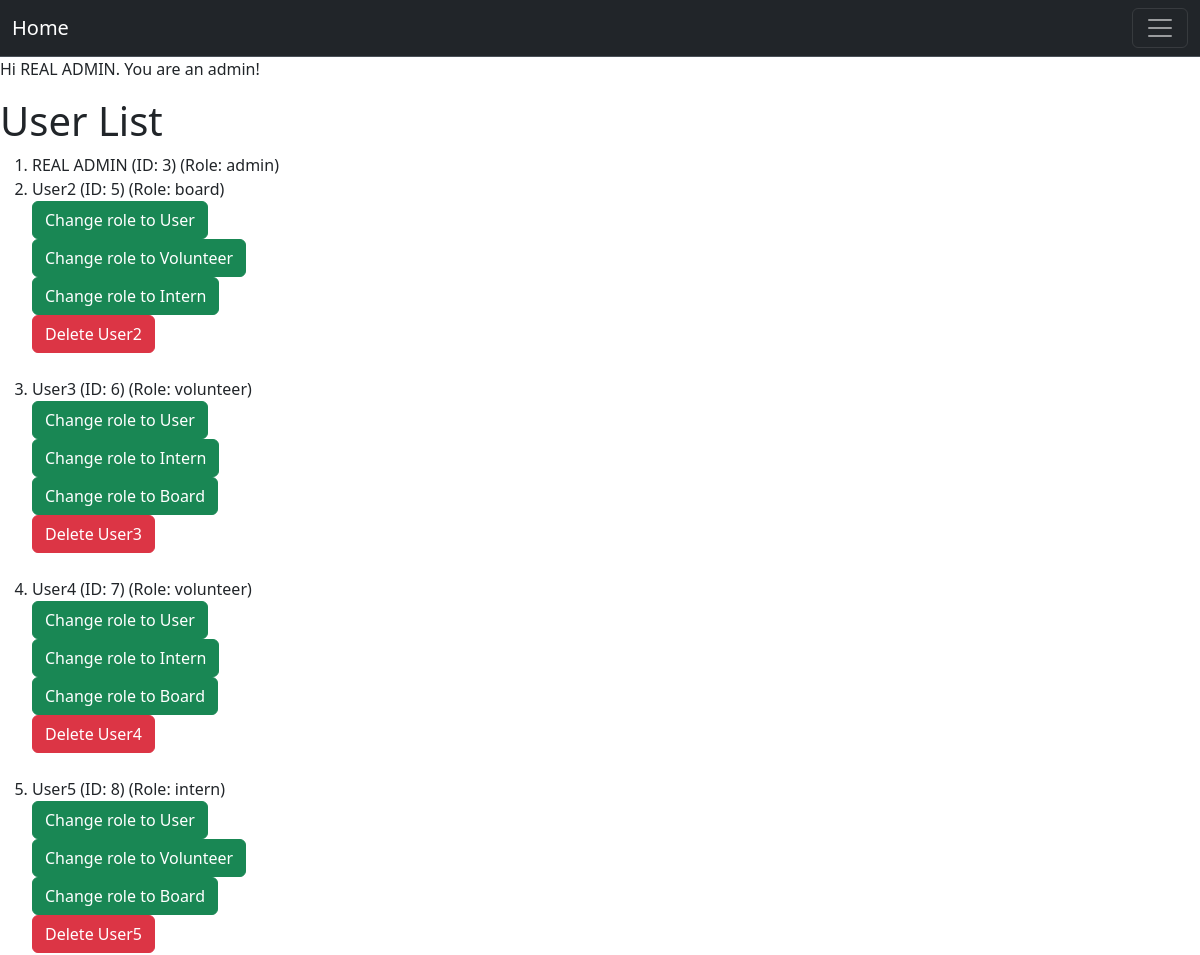
Page /admin/dashboard (signed in, upper part) on the earlier database version.
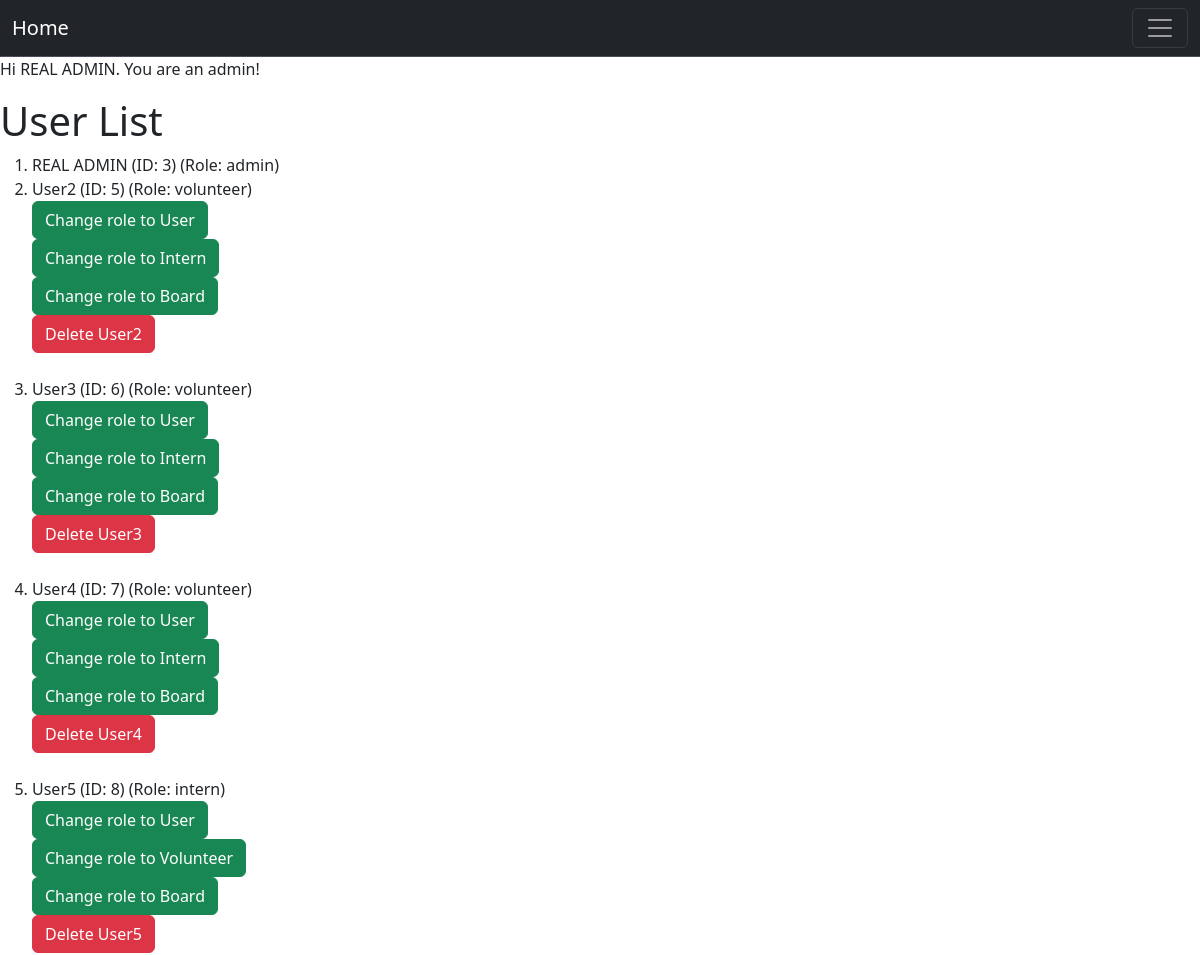
Same page on the later database version.
### project/models.py (models this page shows, shortened)
class User(db.Model, UserMixin):
    __tablename__ = 'users'
    id: Mapped[int] = mapped_column(primary_key=True)
    name: Mapped[str] = mapped_column()
    email: Mapped[str] = mapped_column(unique=True)
    password_hash: Mapped[str] = mapped_column(db.String(128))
    role: Mapped[str] = mapped_column(default="user")  # "user", "volunteer", " intern", "board"
    hours: Mapped[List["Hours"]] = relationship("Hours", back_populates="user", cascade="all, delete-orphan")
    documents: Mapped[List["Document"]] = relationship("Document", back_populates="user", cascade="all, delete-orphan")

### app.py (the view)
@app.route("/admin/dashboard")
@login_required
@permission_required('admin')
def admin_dashboard():
    user = User.query.all()  # Get all users
    return render_template("admin_home.html", user = user)

### project/models.py (called while the page is built)
@login_manager.user_loader
def load_user(user_id):
    return User.query.get(user_id)

### project/templates/admin_home.html (shortened to what this page needs)
{% extends "base.html" %}
{% block content %}
<div class="jumbotron">
  {% if current_user.is_authenticated %}
    <p>Hi {{ current_user.name }}. You are an admin!</p>
  {% else %}
    <p>Please login or register!</p>
  {% endif %}
</div>
<h1>User List</h1>
  {% if user %}
    <ol>
      {% for user in user %}
      <li>
        {{ user.name }}
        <span class="id">(ID: {{ user.id }})</span>
        <span class="role">(Role: {{ user.role }})</span>
        {% if user.role != "admin" %}
            {% for role_choice in ['user', 'volunteer', 'intern', 'board'] %}
            {% if (user.role != role_choice) %}
                <form action="{{ url_for('upgrade_user') }}" method="post">
                <button type="submit" class="btn btn-success">Change role to {{ role_choice|capitalize }}</button>
                </form>
            {% endif %}
            {% endfor %}
            <form action="{{ url_for('delete_user') }}" method="post">
                <button type="submit" class="btn btn-danger">Delete {{ user.name }}</button>
            </form>
            <br>
        </li>
        {% endif %}
      {% endfor %}
  {% else %}
      <li class="empty">No users added yet.</li>
  {% endif %}
    </ol>
{% endblock %}

Differences in the rows shown:
changed User "User2": role "board" → "volunteer"
Other differences:
new list line: "Change role to Board"
list line gone: "Change role to Volunteer"
